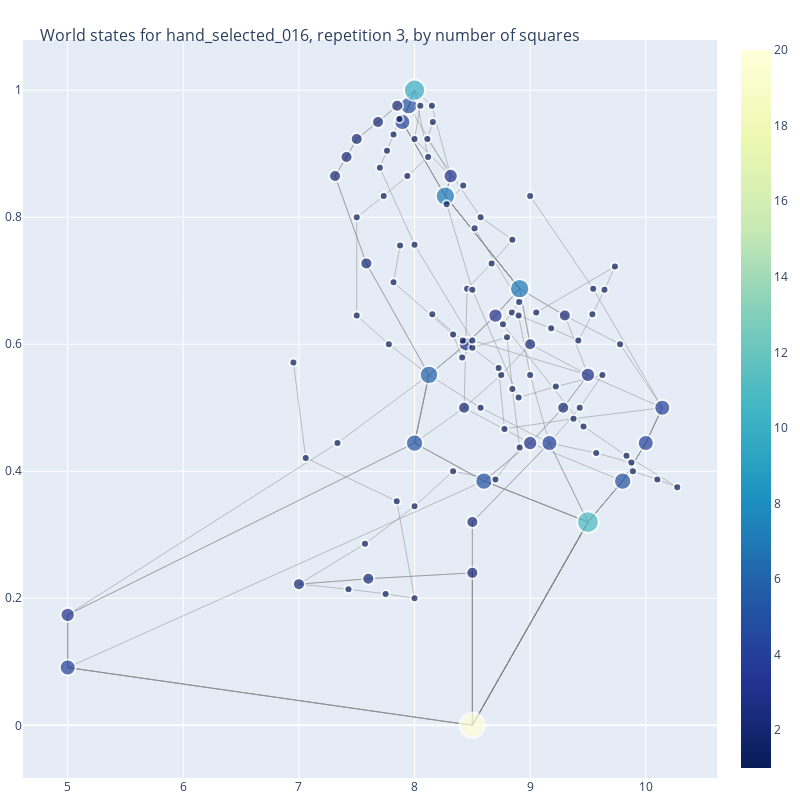

Source (notebook cell):
### Code cell
fig = go.Figure(data=[edge_trace, node_trace],
             layout=go.Layout(
                title='<br>World states for ' + str(target) +', repetition '+ str(rep) +', by number of squares',
                titlefont_size=16,
                showlegend=False,
                hovermode='closest',
                margin=dict(b=20,l=5,r=5,t=40),
                annotations=[ dict(
                    text="",
                    showarrow=False,
                    xref="paper", yref="paper",
                    x=0.005, y=-0.002 ) ])
                #xaxis=dict(showgrid=False, zeroline=False, showticklabels=False))
                #yaxis=dict(showgrid=False, zeroline=False, showticklabels=False))
                )

fig.update_layout(
    width=800,
    height=800
)

fig.show()

### Figure 1 — Plotly figure (JSON) as saved in the notebook; plotly's stock layout.template omitted (floating-point values rounded to 4 significant figures; data arrays with more than 128 entries replaced by an {"elided": "..."} marker saying what was removed)
{"data": [{"hoverinfo": "none", "line": {"color": "#888", "width": 0.5}, "mode": "lines", "type": "scatter", "x": {"elided": "609 float values"}, "y": {"elided": "609 float values"}}, {"hoverinfo": "text", "marker": {"color": [20, 11, 2, 2, 5, 2, 5, 4, 2, 5, 3, 4, 1, 4, 1, 2, 2, 1, 1, 1, 1, 3, 1, 6, 1, 1, 1, 1, 1, 1, 2, 1, 1, 1, 3, 1, 1, 1, 1, 7, 1, 1, 1, 1, 1, 1, 7, 1, 1, 1, 1, 4, 2, 1, 1, 1, 1, 5, 2, 1, 1, 1, 10, 1, 1, 1, 1, 2, 1, 3, 1, 1, 1, 1, 1, 1, 1, 1, 1, 1, 3, 2, 1, 1, 1, 2, 1, 1, 1, 1, 2, 1, 1, 1, 1, 1, 1, 4, 3, 2, 1, 1, 1, 1, 1, 1, 1, 1, 1, 1, 1], "colorscale": [[0, "rgb(255,255,217)"], [0.125, "rgb(237,248,177)"], [0.25, "rgb(199,233,180)"], [0.375, "rgb(127,205,187)"], [0.5, "rgb(65,182,196)"], [0.625, "rgb(29,145,192)"], [0.75, "rgb(34,94,168)"], [0.875, "rgb(37,52,148)"], [1, "rgb(8,29,88)"]], "line": {"width": 2}, "reversescale": true, "showscale": true, "size": [25.29, 21.84, 12, 12, 17.29, 12, 17.29, 16, 12, 17.29, 14.34, 16, 8, 16, 8, 12, 12, 8, 8, 8, 8, 14.34, 8, 18.34, 8, 8, 8, 8, 8, 8, 12, 8, 8, 8, 14.34, 8, 8, 8, 8, 19.23, 8, 8, 8, 8, 8, 8, 19.23, 8, 8, 8, 8, 16, 12, 8, 8, 8, 8, 17.29, 12, 8, 8, 8, 21.29, 8, 8, 8, 8, 12, 8, 14.34, 8, 8, 8, 8, 8, 8, 8, 8, 8, 8, 14.34, 12, 8, 8, 8, 12, 8, 8, 8, 8, 12, 8, 8, 8, 8, 8, 8, 16, 14.34, 12, 8, 8, 8, 8, 8, 8, 8, 8, 8, 8, 8]}, "mode": "markers", "type": "scatter", "x": [8.5, 9.5, 8.5, 8.5, 9.8, 7.6, 8.6, 10, 7, 8, 9, 9.167, 7.333, 10.14, 7.571, 8.429, 9.286, 7.429, 9.571, 8.571, 9.429, 9.5, 8, 8.125, 8.75, 7.75, 9, 9.875, 9.375, 9.625, 9, 8.333, 9.778, 8, 8.444, 9.889, 8.778, 9.222, 7.778, 8.909, 8.909, 8.455, 9.182, 10.27, 8.727, 9.545, 8.267, 8.8, 9.733, 7.733, 9, 7.895, 7.684, 8.158, 9.053, 8.842, 8.421, 7.95, 7.85, 8.05, 8.15, 7.7, 8, 6.952, 8.905, 7.762, 8.7, 9.3, 8.9, 8.7, 10.1, 8.9, 7.5, 8.846, 8.846, 7.846, 9.538, 9.462, 8.154, 8.5, 8.312, 7.312, 8, 7.938, 8.412, 7.412, 7.059, 8.765, 8.118, 8.333, 7.5, 8, 8.111, 8.278, 7.818, 7.818, 7.875, 5, 5, 7.583, 8.667, 9.417, 9.833, 8.5, 8.417, 8.571, 9.643, 8.5, 7.5, 8.52, 7.87], "y": [0, 0.32, 0.24, 0.32, 0.3846, 0.2308, 0.3846, 0.4444, 0.2222, 0.4444, 0.4444, 0.4444, 0.4444, 0.5, 0.2857, 0.5, 0.5, 0.2143, 0.4286, 0.5, 0.5, 0.5517, 0.3448, 0.5517, 0.5517, 0.2069, 0.5517, 0.4138, 0.4828, 0.5517, 0.6, 0.4, 0.6, 0.2, 0.6, 0.4, 0.4667, 0.5333, 0.6, 0.6875, 0.4375, 0.6875, 0.625, 0.375, 0.5625, 0.6875, 0.8333, 0.6111, 0.7222, 0.8333, 0.8333, 0.95, 0.95, 0.95, 0.65, 0.65, 0.85, 0.9756, 0.9756, 0.9756, 0.9756, 0.878, 1, 0.5714, 0.6667, 0.9048, 0.3871, 0.6452, 0.6452, 0.6452, 0.3871, 0.5161, 0.6452, 0.5294, 0.7647, 0.3529, 0.6471, 0.4706, 0.6471, 0.5946, 0.8649, 0.8649, 0.7568, 0.8649, 0.5789, 0.8947, 0.4211, 0.6316, 0.8947, 0.6154, 0.9231, 0.9231, 0.9231, 0.8205, 0.6977, 0.9302, 0.7556, 0.09091, 0.1739, 0.7273, 0.7273, 0.6061, 0.4242, 0.6061, 0.6061, 0.8, 0.6857, 0.6857, 0.8, 0.7826, 0.9545]}], "layout": {"annotations": [{"showarrow": false, "text": "", "x": 0.005, "xref": "paper", "y": -0.002, "yref": "paper"}], "height": 800, "hovermode": "closest", "margin": {"b": 20, "l": 5, "r": 5, "t": 40}, "showlegend": false, "title": {"font": {"size": 16}, "text": "<br>World states for hand_selected_016, repetition 3, by number of squares"}, "width": 800}}
